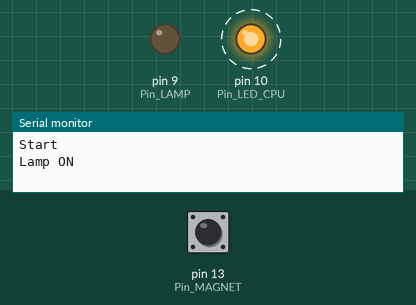
The sketch below on a simulated Arduino Uno, built with avr-gcc and run on an emulated ATmega328P. Parts: output pins drawn as LEDs (lit = HIGH), the last lines printed to the serial monitor. Dashed ring = blinking. The test bench sets the inputs (shaded band); at power-on: pin 13 (Pin_MAGNET) HIGH.

Above: at 3.3 s.
3.4 s: pin 13 (Pin_MAGNET) pulled LOW for 0.65 s
At 6.3 s:
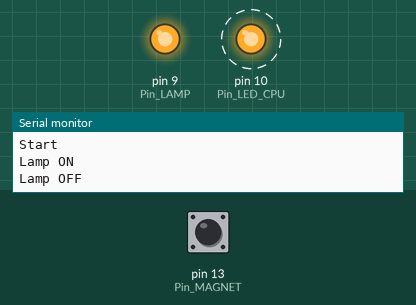
6.5 s: pin 13 (Pin_MAGNET) pulled LOW for 3.2 s
At 7.9 s:
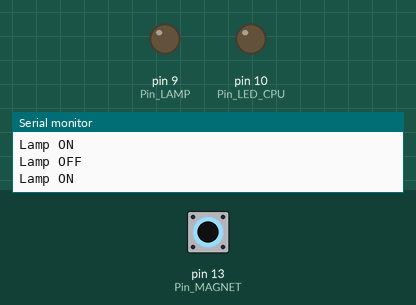
Timing chart, 0 to 17.5 s (numbered marks = the images above; inputs shaded):
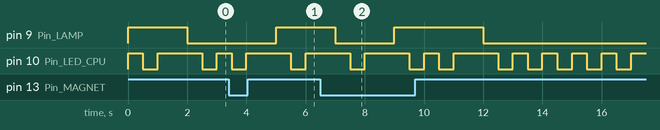

Measured:
- after the input at 3.4 s, pin 9 (Pin_LAMP): LOW → HIGH after 1.6 s; pin 10 (Pin_LED_CPU): HIGH → LOW after 2.1 s, → HIGH 0.50 s later
- by itself, pin 10 (Pin_LED_CPU): alternates HIGH for 1.5 s and LOW for 0.50 s

The sketch:

DoorOpen.ino
```cpp
/************************************************** Description *******************************************************/
/*
    File : DoorOpen.ino
    Programmer : Mohammad Lotfi
    Used : Sample lump on if door open (magnet read switch)
    Design Pattern : Nothing
    Types of memory : Heap & Stack
    Total Tread : Nothing
    Site : https://www.mahsen.ir
    Tel : +989124662703
    Email : info@mahsen.ir
    Last Update : 2023/6/16
*/
/************************************************** Warnings **********************************************************/
/*
    Turning on a pin after open door
*/
/************************************************** Wizards ***********************************************************/
/*
    Nothing
*/
/************************************************** Includes **********************************************************/
/*
    Nothing
*/
/************************************************** Defineds **********************************************************/
/*
    Nothing
*/
/************************************************** Names *************************************************************/
/*
    Nothing
*/
/************************************************** Variables *********************************************************/
const int Pin_LAMP =             9;
const int Pin_LED_CPU =          10;
const int Pin_MAGNET =           13;
/*--------------------------------------------------------------------------------------------------------------------*/
bool Value_LAMP =               false;
/************************************************** Opjects ***********************************************************/
/*
    Nothing
*/
/************************************************** Functions *********************************************************/
void Set_Value_LED_CPU(bool Value)
{
  digitalWrite(Pin_LED_CPU, Value?LOW:HIGH);
}
/*--------------------------------------------------------------------------------------------------------------------*/
void Set_Value_LAMP(bool Value)
{
  Value_LAMP = Value;
  digitalWrite(Pin_LAMP, Value_LAMP?LOW:HIGH);
}
/*--------------------------------------------------------------------------------------------------------------------*/
bool Get_Value_LAMP()
{
  return Value_LAMP;
}
/*--------------------------------------------------------------------------------------------------------------------*/
void setup()
{

  ///
  //{
  pinMode(Pin_LED_CPU, OUTPUT);
  pinMode(Pin_LAMP, OUTPUT);
  pinMode(Pin_MAGNET, INPUT_PULLUP);
  //}

  Set_Value_LED_CPU(false);
  Set_Value_LAMP(false);

  Serial.begin(115200);
  Serial.println();

  Serial.println("Start");


}
/************************************************** Tasks *************************************************************/
void loop()
{
  delay(500);
  Set_Value_LED_CPU(true);
  bool Value = digitalRead(Pin_MAGNET);
  delay(500);
  Set_Value_LED_CPU(false);
  bool Value_Feed = digitalRead(Pin_MAGNET);

  if(Value == Value_Feed) {
    if(Value) {
      if(Get_Value_LAMP() == false) {
        delay(1000);
        Set_Value_LAMP(true);
        Serial.println("Lamp ON");
      }
    }
    else if(Get_Value_LAMP() == true) {
      delay(1000);
      Set_Value_LAMP(false);
      Serial.println("Lamp OFF");
    }
  }

}
/************************************************** Vectors ***********************************************************/
/*
    Nothing
*/
/**********************************************************************************************************************/
```
